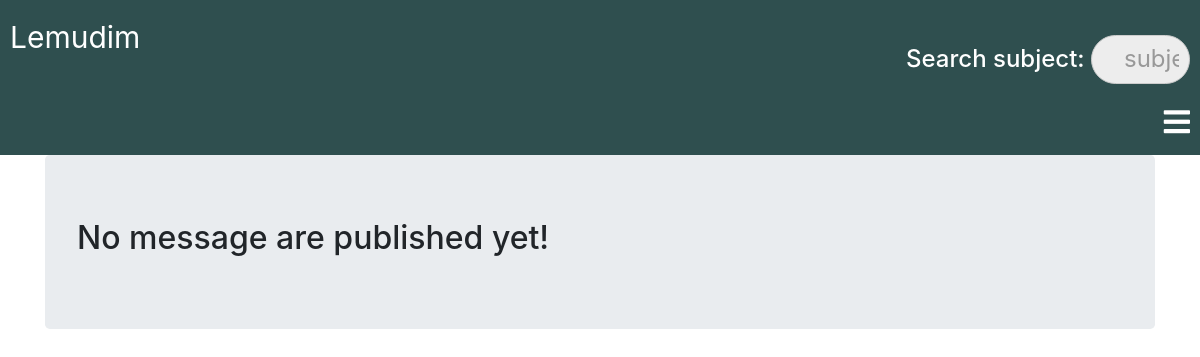
Page /classroom/student/13/all_msg (signed in) on the earlier database version.
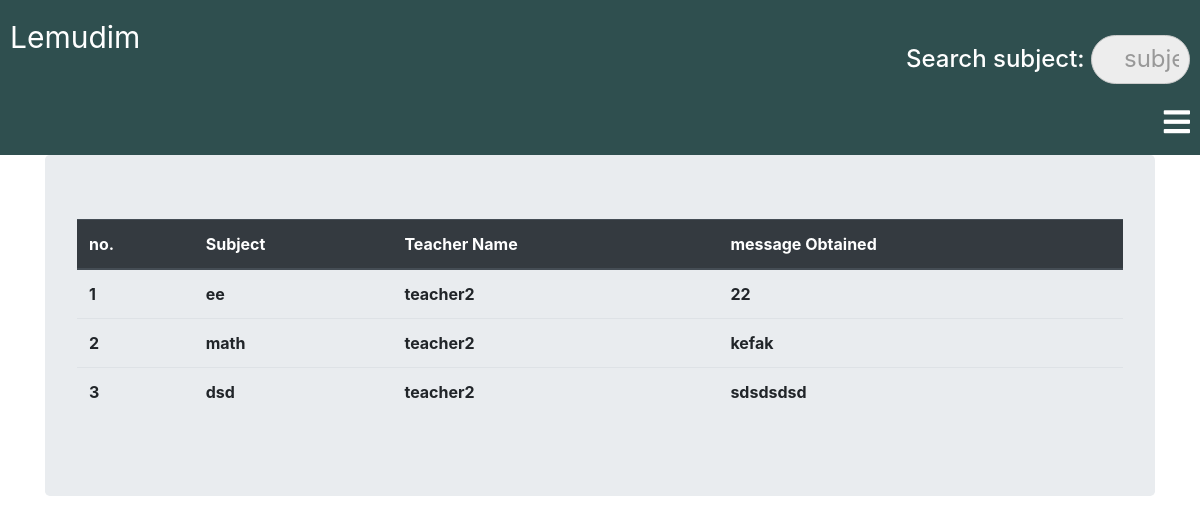
Same page on the later database version.
### classroom/models.py (models this page shows, shortened)
class StudentMsg(models.Model):
    teacher = models.ForeignKey(Teacher, related_name='given_msg', on_delete=models.CASCADE)
    student = models.ForeignKey(Student, related_name="msg", on_delete=models.CASCADE)
    subject_name = models.CharField(max_length=250)
    msg_obtained = models.TextField()

class Teacher(models.Model):
    user = models.OneToOneField(User, on_delete=models.CASCADE, primary_key=True, related_name='Teacher')
    name = models.CharField(max_length=250)
    subject_name = models.CharField(max_length=250)
    email = models.EmailField(max_length=250)
    phone = models.CharField(max_length=250)
    money_per_hour = models.CharField(max_length=250)
    teacher_profile_pic = models.ImageField(upload_to="classroom/teacher_profile_pic", blank=True)
    class_students = models.ManyToManyField(Student, through="StudentsInClass")
    rate=models.IntegerField()
    description = models.TextField()
    payment_way=models.CharField(max_length=250)
    schedule=models.CharField(max_length=250)

### classroom/views.py (the view)
class StudentAllMsgList(LoginRequiredMixin, DetailView):
    model = models.Student
    template_name = "classroom/student_allmsg_list.html"
    context_object_name = "student"

### template/classroom/student_allmsg_list.html
{% extends "classroom/base.html" %}
{% block content %}
<div class="container">
<div class="jumbotron">
  {% if student.msg.count == 0  %}
  <h2>No message are published yet!</h2>
  {% else %}
  <table class="table">
    <thead class="thead-dark">
      <tr>
        <th scope="col">no.</th>
        <th scope="col">Subject</th>
        <th scope="col">Teacher Name</th>
        <th scope="col">message Obtained</th>
      </tr>
    </thead>
    <tbody>
      {% for object in student.msg.all %}
      <tr>
        <th scope="row">{{ forloop.counter }}</th>
        <th>{{ object.subject_name }}</th>
        <th>{{ object.teacher.name }}</th>
        <th>{{ object.msg_obtained }}</th>
      </tr>
      {% endfor %}
    </tbody>
  </table>
  {% endif %}
</div>
</div>
{% endblock %}

### template/classroom/base.html (shortened to what this page needs)
<!DOCTYPE html>
{% load static %}
<html lang="en" dir="ltr">
  <head>
<link rel="stylesheet" href="https://maxcdn.bootstrapcdn.com/bootstrap/4.5.0/css/bootstrap.min.css">
    <link rel="stylesheet" href="{% static 'css/base.css' %}">
    <link rel="stylesheet" href="{% static 'css/searchbar.css' %}">
    <link rel="stylesheet" href="{% static 'css/newbase.css' %}">
    <link rel="stylesheet" href="https://pro.fontawesome.com/releases/v5.10.0/css/all.css">
    {% load bootstrap4 %}
    {% bootstrap_css %}
  </head>
  <body>
    <nav>
      <div class="toggle">
        <a href="{% url 'home' %}">Lemudim</a>
             <h4> <form method='GET' action="{% url 'classroom:teachers_list' %}" class="searchme"><p>Search subject: <input type='search' name='q' placeholder='subject'></p></form></h4>
        <i class="fa fa-bars menu"></i>
      </div>
    </nav>
      {% block content %}
      {% endblock %}
  </body>
</html>

### static/css/base.css (style rules this page uses)
nav { width: 100%; background: wheat; margin-bottom: 0; }
.toggle { width: 100%; padding: 10px; background: darkslategray; text-align: right; box-sizing: border-box; color: #fff; font-size: 30px; display: block; }
.toggle a { text-align: left; display: block; color: #fff; text-decoration: none; margin-top:5px; margin-bottom: -25px; padding: 0px; }

Differences in the rows shown:
added StudentMsg: subject_name "ee", teacher.name "teacher2", msg_obtained "22"
added StudentMsg: subject_name "math", teacher.name "teacher2", msg_obtained "kefak"
added StudentMsg: subject_name "dsd", teacher.name "teacher2", msg_obtained "sdsdsdsd"
Other differences:
text no longer shown: "No message are published yet!"
text now shown: "no. Subject Teacher Name message Obtained"
